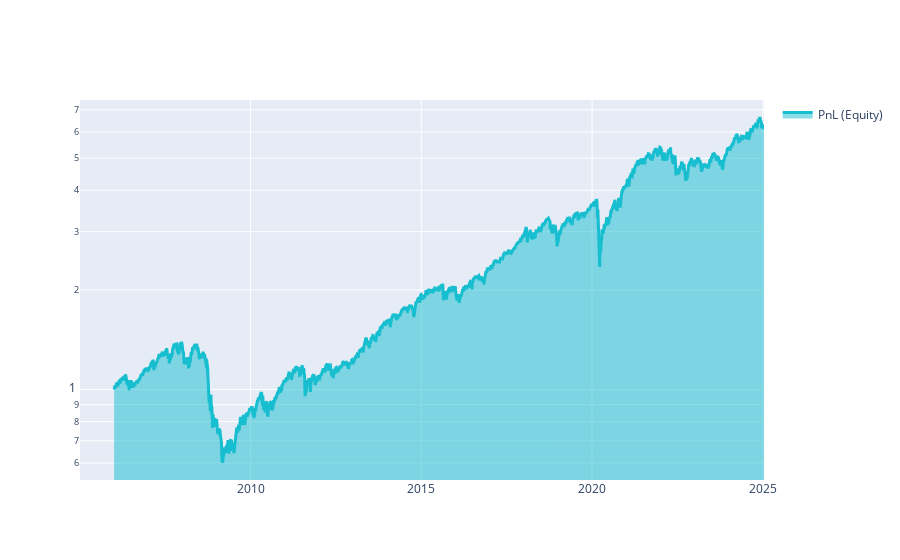

Notebook code for this chart:
### Code cell
import xarray as xr
import qnt.ta as qnta
import qnt.data as qndata
import qnt.output as qnout
import qnt.stats as qns

# calc stats
stats = qns.calc_stat(data, weights.sel(time=slice("2006-01-01", None)))
display(stats.to_pandas().tail())

# graph
performance = stats.to_pandas()["equity"]
import qnt.graph as qngraph

qngraph.make_plot_filled(performance.index, performance, name="PnL (Equity)", type="log")

weights = weights.sel(time=slice("2006-01-01",None))

qnout.check(weights, data, contest_type, check_correlation=False)
qnout.write(weights) # to participate in the competition

### Figure 1 — Plotly figure (JSON) as saved in the notebook; plotly's stock layout.template omitted (floating-point values rounded to 4 significant figures; data arrays with more than 128 entries replaced by an {"elided": "..."} marker saying what was removed)
{"data": [{"fill": "tonexty", "line": {"color": "#17BECF", "width": 3}, "name": "PnL (Equity)", "type": "scatter", "x": {"elided": "5040 str values"}, "y": {"elided": "5040 float values"}}], "layout": {"autosize": true, "showlegend": true, "xaxis": {"autorange": true, "range": ["2005-01-03", "2025-01-13"], "type": "date"}, "yaxis": {"range": [-0.2733, 0.875], "type": "log"}}}
